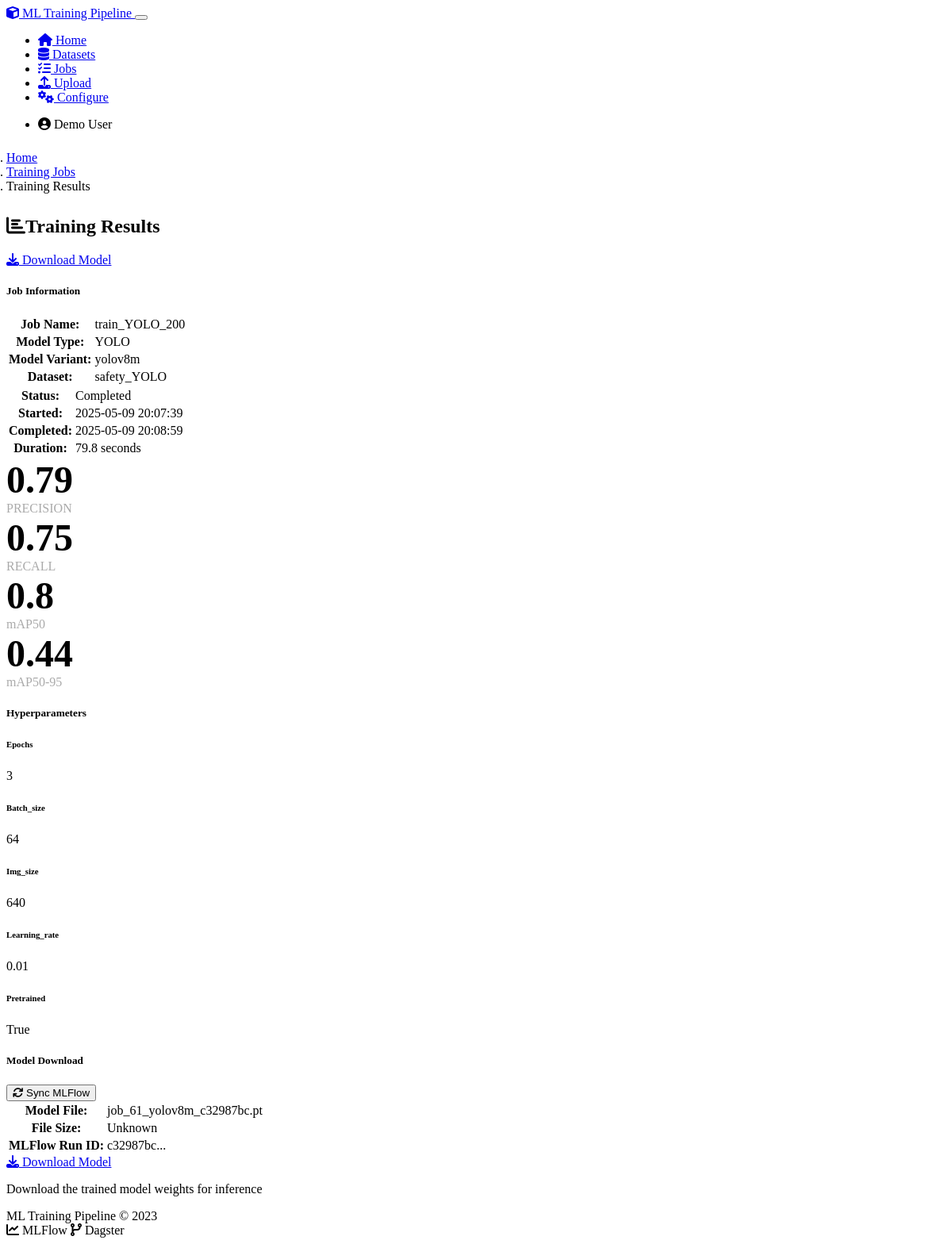
Screenshot of /results/61 with the database file from the repository.
### models.py (models this page shows, shortened)
class TrainingJob(db.Model):
    id = db.Column(db.Integer, primary_key=True)
    job_name = db.Column(db.String(120), nullable=False)
    model_type = db.Column(db.String(20), nullable=False)  # YOLO, RF-DETR
    model_variant = db.Column(db.String(20), nullable=False)  # e.g., yolov5s, rf_detr_r50
    hyperparameters = db.Column(db.Text, nullable=False)  # JSON-serialized hyperparameters
    status = db.Column(db.String(20), default='pending')  # pending, running, completed, failed
    mlflow_run_id = db.Column(db.String(36))  # MLFlow run ID
    dagster_run_id = db.Column(db.String(36))  # Dagster run ID
    created_at = db.Column(db.DateTime, default=datetime.utcnow)
    started_at = db.Column(db.DateTime)
    completed_at = db.Column(db.DateTime)
    error_message = db.Column(db.Text)
    user_id = db.Column(db.Integer, db.ForeignKey('user.id'), nullable=False)
    dataset_id = db.Column(db.Integer, db.ForeignKey('dataset.id'), nullable=False)
    def get_hyperparameters(self):
        return json.loads(self.hyperparameters)

class Dataset(db.Model):
    id = db.Column(db.Integer, primary_key=True)
    name = db.Column(db.String(120), nullable=False)
    description = db.Column(db.Text)
    data_path = db.Column(db.String(256), nullable=False)
    format_type = db.Column(db.String(20), nullable=False)  # COCO, YOLO, VOC, etc.
    class_names = db.Column(db.Text)  # JSON-serialized list of class names
    image_count = db.Column(db.Integer, default=0)
    created_at = db.Column(db.DateTime, default=datetime.utcnow)
    user_id = db.Column(db.Integer, db.ForeignKey('user.id'), nullable=False)
    training_jobs = db.relationship('TrainingJob', backref='dataset', lazy='dynamic')

class ModelArtifact(db.Model):
    id = db.Column(db.Integer, primary_key=True)
    training_job_id = db.Column(db.Integer, db.ForeignKey('training_job.id'), nullable=False)
    artifact_path = db.Column(db.String(256), nullable=False)
    artifact_type = db.Column(db.String(20), nullable=False)  # weights, config, metrics
    metrics = db.Column(db.Text)  # JSON-serialized metrics
    created_at = db.Column(db.DateTime, default=datetime.utcnow)
    training_job = db.relationship('TrainingJob', backref='artifacts')
    def get_metrics(self):
        if self.metrics:
            return json.loads(self.metrics)
        return {}

### routes.py (the view)
    @app.route('/results/<int:job_id>')
    def training_results(job_id):
        job = TrainingJob.query.get_or_404(job_id)
        dataset = Dataset.query.get(job.dataset_id) if job.dataset_id else None
        if job.status != 'completed':
            flash("This job has not completed yet.", 'warning')
            return redirect(url_for('monitor_training', job_id=job_id))
        artifacts = ModelArtifact.query.filter_by(training_job_id=job_id).all()
        metrics = {}
        for artifact in artifacts:
            if artifact.artifact_type == 'weights' and artifact.metrics:
                metrics = artifact.get_metrics()
                break
        model_path = None
        model_size = None
        for artifact in artifacts:
            if artifact.artifact_type == 'weights':
                model_path = artifact.artifact_path
                if model_path and os.path.exists(model_path):
                    model_size = round(os.path.getsize(model_path) / (1024 * 1024), 2)  # Size in MB
                break
        hyperparameters = job.get_hyperparameters()
        metrics_history = None
        return render_template('results.html',
                            title=f'Results: {job.job_name}',
                            job=job,
                            dataset=dataset,
                            artifacts=artifacts,
                            metrics=metrics,
                            hyperparameters=hyperparameters,
                            model_path=model_path,
                            model_size=model_size,
                            metrics_history=metrics_history)

### templates/results.html (shortened to what this page needs)
{% extends "layout.html" %}
{% block content %}
<div class="row">
    <div class="col-md-12">
        <nav aria-label="breadcrumb">
            <ol class="breadcrumb custom-breadcrumb">
                <li class="breadcrumb-item"><a href="{{ url_for('index') }}">Home</a></li>
                <li class="breadcrumb-item"><a href="{{ url_for('list_jobs') }}">Training Jobs</a></li>
                <li class="breadcrumb-item active" aria-current="page">Training Results</li>
            </ol>
        </nav>
        <div class="d-flex justify-content-between align-items-center mb-4">
            <h2><i class="fas fa-chart-bar me-2"></i>Training Results</h2>
            {% if job.status == 'completed' and model_path %}
            <a href="{{ url_for('download_artifact', artifact_id=artifacts[0].id if artifacts else 0) }}" class="btn btn-success download-btn">
                <i class="fas fa-download me-1"></i> Download Model
            </a>
            {% endif %}
        </div>
        <div class="card mb-4">
            <div class="card-header">
                <h5 class="mb-0">Job Information</h5>
            </div>
            <div class="card-body">
                <div class="row">
                    <div class="col-md-6">
                        <table class="table">
                            <tr>
                                <th>Job Name:</th>
                                <td>{{ job.job_name }}</td>
                            </tr>
                            <tr>
                                <th>Model Type:</th>
                                <td>{{ job.model_type|upper }}</td>
                            </tr>
                            <tr>
                                <th>Model Variant:</th>
                                <td>{{ job.model_variant }}</td>
                            </tr>
                            <tr>
                                <th>Dataset:</th>
                                <td>{{ dataset.name if dataset else 'N/A' }}</td>
                            </tr>
                        </table>
                    </div>
                    <div class="col-md-6">
                        <table class="table">
                            <tr>
                                <th>Status:</th>
                                <td>
                                    {% if job.status == 'completed' %}
                                    <span class="badge bg-success">Completed</span>
                                    {% elif job.status == 'failed' %}
                                    <span class="badge bg-danger">Failed</span>
                                    {% else %}
                                    <span class="badge bg-secondary">{{ job.status|title }}</span>
                                    {% endif %}
                                </td>
                            </tr>
                            <tr>
                                <th>Started:</th>
                                <td>{{ job.started_at.strftime('%Y-%m-%d %H:%M:%S') if job.started_at else 'N/A' }}</td>
                            </tr>
                            <tr>
                                <th>Completed:</th>
                                <td>{{ job.completed_at.strftime('%Y-%m-%d %H:%M:%S') if job.completed_at else 'N/A' }}</td>
                            </tr>
                            <tr>
                                <th>Duration:</th>
                                <td>
                                    {% if job.started_at and job.completed_at %}
                                    {{ (job.completed_at - job.started_at).total_seconds()|round(1) }} seconds
                                    {% else %}
                                    N/A
                                    {% endif %}
                                </td>
                            </tr>
                        </table>
                    </div>
                </div>
            </div>
        </div>
        {% if job.status == 'completed' %}
        <div class="row mb-4">
            <div class="col-md-3">
                <div class="card metrics-card h-100">
                    <div class="card-body text-center">
                        <div class="metrics-value text-primary">{{ metrics.precision|round(2) if metrics and metrics.precision else 'N/A' }}</div>
                        <div class="metrics-label">PRECISION</div>
                    </div>
                </div>
            </div>
            <div class="col-md-3">
                <div class="card metrics-card h-100">
                    <div class="card-body text-center">
                        <div class="metrics-value text-success">{{ metrics.recall|round(2) if metrics and metrics.recall else 'N/A' }}</div>
                        <div class="metrics-label">RECALL</div>
                    </div>
                </div>
            </div>
            <div class="col-md-3">
                <div class="card metrics-card h-100">
                    <div class="card-body text-center">
                        <div class="metrics-value text-info">{{ metrics.mAP50|round(2) if metrics and metrics.mAP50 else 'N/A' }}</div>
                        <div class="metrics-label">mAP50</div>
                    </div>
                </div>
            </div>
            <div class="col-md-3">
                <div class="card metrics-card h-100">
                    <div class="card-body text-center">
                        <div class="metrics-value text-warning">{{ metrics.get('mAP50-95', 'N/A')|round(2) if metrics and metrics.get('mAP50-95') is not none else 'N/A' }}</div>
                        <div class="metrics-label">mAP50-95</div>
                    </div>
                </div>
            </div>
        </div>
        <div class="card mb-4">
            <div class="card-header">
                <h5 class="mb-0">Hyperparameters</h5>
            </div>
            <div class="card-body">
                <div class="row">
                    {% for key, value in hyperparameters.items() %}
                    <div class="col-md-3 mb-3">
                        <div class="card h-100">
                            <div class="card-body">
                                <h6 class="card-title">{{ key|title }}</h6>
                                <p class="card-text">{{ value }}</p>
                            </div>
                        </div>
                    </div>
                    {% endfor %}
                </div>
            </div>
        </div>
        {% if model_path %}
        <div class="row">
            <div class="col-md-6">
                <div class="card mb-4">
                    <div class="card-header d-flex justify-content-between align-items-center">
                        <h5 class="mb-0">Model Download</h5>
                        {% if job.mlflow_run_id and not job.mlflow_run_id.startswith('direct-') %}
                        <button class="btn btn-sm btn-outline-primary" id="sync-mlflow-btn"
                                data-job-id="{{ job.id }}" data-toggle="tooltip"
                                title="Sincronizza metriche e artefatti con MLFlow">
                            <i class="fas fa-sync"></i> Sync MLFlow
                        </button>
                        {% endif %}
                    </div>
                    <div class="card-body">
                        <table class="table">
                            <tr>
                                <th>Model File:</th>
                                <td>
                                    {% if model_path %}
                                    {{ model_path.split('/')[-1] }}
                                    {% else %}
                                    Not available
                                    {% endif %}
                                </td>
                            </tr>
                            <tr>
                                <th>File Size:</th>
                                <td>
                                    {% if model_path and model_size %}
                                    {{ model_size }} MB
                                    {% else %}
                                    Unknown
                                    {% endif %}
                                </td>
                            </tr>
                            <tr>
                                <th>MLFlow Run ID:</th>
                                <td>{{ job.mlflow_run_id[:8] + '...' if job.mlflow_run_id else 'N/A' }}</td>
                            </tr>
                        </table>
                    </div>
                </div>
            </div>
            <div class="col-md-6">
                {% if job.status == 'completed' and model_path and artifacts %}
                <div class="text-center p-4">
                    <a href="{{ url_for('download_artifact', artifact_id=artifacts[0].id if artifacts else 0) }}" class="btn btn-lg btn-success download-btn">
                        <i class="fas fa-download me-2"></i> Download Model
                    </a>
                    <p class="text-muted mt-2">
                        Download the trained model weights for inference
                    </p>
                </div>
                {% endif %}
            </div>
        </div>
        {% endif %}
        {% endif %}
    </div>
</div>
{% endblock %}

### static/css/custom.css (style rules this page uses)
.custom-breadcrumb { background-color: transparent; padding: 0.5rem 0; }

### templates/results.html (style rules this page uses)
.metrics-value { font-size: 3rem; font-weight: bold; }
.metrics-label { font-size: 1rem; color: #aaa; }
.metrics-card { transition: all 0.3s ease; }
.download-btn { transition: all 0.3s ease; }

### rows the page displays
TrainingJob: job_name "train_YOLO_200", model_type "YOLO", model_variant "yolov8m", started_at "2025-05-09 20:07:39", completed_at "2025-05-09 20:08:59", (job.completed_at-job.started_at).total_seconds()|round(1) "79.8"
Dataset: name "safety_YOLO"
ModelArtifact: artifact_path "job_61_yolov8m_c32987bc.pt"

### other values shown
{{ metrics.precision|round(2) if metrics and metrics.precision else 'N/A' }} "0.79"
{{ metrics.recall|round(2) if metrics and metrics.recall else 'N/A' }} "0.75"
{{ metrics.mAP50|round(2) if metrics and metrics.mAP50 else 'N/A' }} "0.8"
{{ key|title }} "Epochs" "Batch_size" "Img_size" "Learning_rate" "Pretrained"
{{ value }} "3" "64" "640" "0.01" "True"
{{ job.mlflow_run_id[:8] + '...' if job.mlflow_run_id else 'N/A' }} "c32987bc..."
